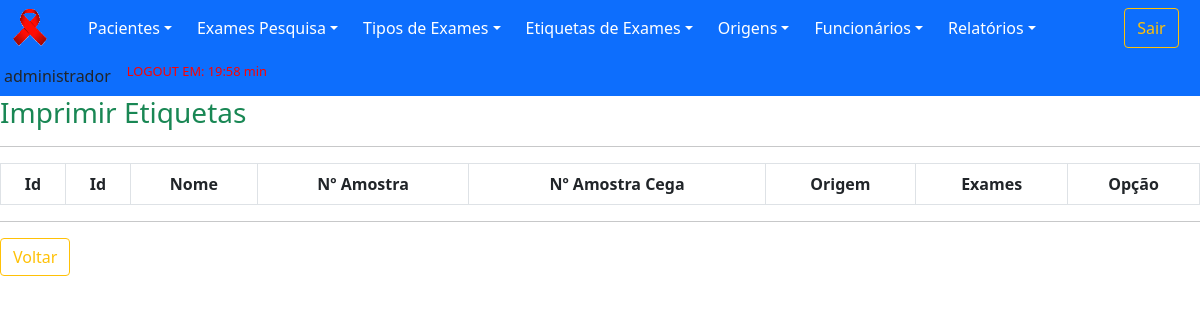
Before: /views/etiquetasImprimir.php (signed in) with the older database file.
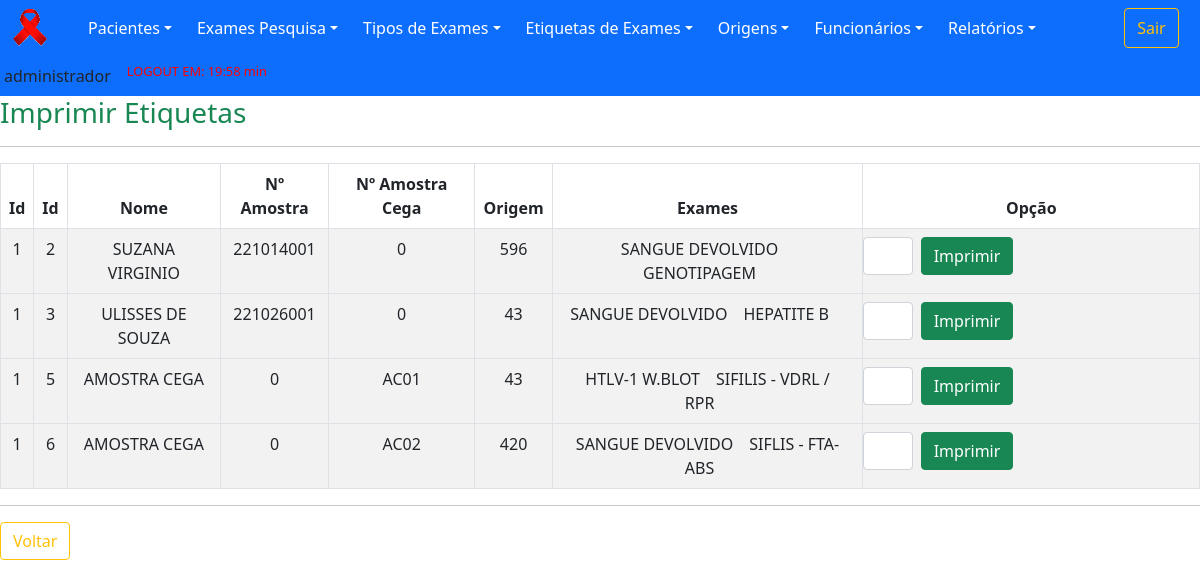
After: the same page with the newer database file.
### tables this page shows
CREATE TABLE `examesSolicitados` (
  `idExamesSolicitados` int(11) NOT NULL,
  `numAmostra` int(11) DEFAULT NULL,
  `numAmostraCega` varchar(100) DEFAULT NULL,
  `dataCadastroE` date DEFAULT NULL,
  `horaCadastro` time DEFAULT NULL,
  `dataAmostra` date DEFAULT NULL,
  `tiposExames` varchar(255) DEFAULT NULL,
  `idFuncionario` int(11) DEFAULT NULL,
  `idPaciente` int(11) DEFAULT NULL,
  `idOrigem` int(11) DEFAULT NULL,
  `imprimir` int(11) DEFAULT NULL
);

CREATE TABLE `paciente` (
  `idPaciente` int(11) NOT NULL,
  `nomePaciente` varchar(60) DEFAULT NULL,
  `prontuario` varchar(30) DEFAULT NULL,
  `gestante` varchar(3) DEFAULT NULL,
  `numSus` varchar(30) DEFAULT NULL,
  `cpf` varchar(15) DEFAULT NULL,
  `sexo` varchar(15) DEFAULT NULL,
  `identidade` varchar(20) DEFAULT NULL,
  `orgaoEmissor` varchar(15) DEFAULT NULL,
  `naturalidade` varchar(30) DEFAULT NULL,
  `nacionalidade` varchar(30) DEFAULT NULL,
  `dataCadastroP` date DEFAULT NULL,
  `idFuncionario` int(11) DEFAULT NULL,
  `dataAltCad` date DEFAULT NULL,
  `idFuncionarioAlt` int(11) DEFAULT NULL
);

CREATE TABLE `origem` (
  `idOrigem` int(11) NOT NULL,
  `descricao` varchar(255) DEFAULT NULL,
  `cap` varchar(10) DEFAULT NULL,
  `numOrigem` int(11) DEFAULT NULL,
  `statusOrigem` varchar(8) DEFAULT NULL
);

CREATE TABLE `tipoExames` (
  `idTipoExames` int(11) NOT NULL,
  `tipoExame` varchar(255) DEFAULT NULL,
  `statusExame` varchar(8) DEFAULT NULL
);

### dao/DAO-sistemaCihiv.php (called while the page is built, shortened)
<?php
    class SistemaDAO
        {
            public function PesquisaDados($nomeTabela,$dado,$valor)
                {
                    $conn = Database::connect();
                    $conn->exec('SET CHARACTER SET utf8');
                    $sql = "SELECT * FROM $nomeTabela WHERE $dado = '$valor'";
                    try
                        {
                            $listar = $conn->query($sql);
                            $buscar = $listar->fetchAll(PDO::FETCH_OBJ);
                            $numRows = $listar->rowCount();
                        }
                    catch (PDOException $exc)
                        {
                            $buscar = $exc->getTraceAsString();
                        }
                    return $buscar;
                }
            public function ImprimirEtiquetas($idFuncionario)
                {
                    $conn = Database::connect();
                    $conn->exec('SET CHARACTER SET utf8');
                    $sql = "SELECT * FROM examesSolicitados e, paciente p, origem o
                    WHERE e.idFuncionario = '$idFuncionario'
                    AND e.imprimir = 0
                    AND p.idPaciente = e.idPaciente
                    AND o.idOrigem = e.idOrigem
                    GROUP BY e.idExamesSolicitados";
                    try
                        {
                            $listar = $conn->query($sql);
                            $buscar = $listar->fetchAll(PDO::FETCH_OBJ);
                            $numRows = $listar->rowCount();
                        }
                    catch (PDOException $exc)
                        {
                            $buscar = $exc->getTraceAsString();
                        }
                    return $buscar;
                }
        }
?>

### views/etiquetasImprimir.php (the view, shortened to what the changed rows need)
<?php
	include "../template/menuPrincipal.php";
    include "../dao/DAO-sistemaCihiv.php";
?>
        <div cIlass="container">
            <div id="page-content-wrapper">
				<div class="panel-content">
					<div class="col-md-12">
                        <table class="table table-striped table-bordered table-condensed">
                            <thead>
                                <tr>
                                    <th>Id</th>
                                    <th>Id</th>
                                    <th>Nome</th>
                                    <th>Nº Amostra</th>
                                    <th>Nº Amostra Cega</th>
                                    <th>Origem</th>
                                    <th>Exames</th>
                                    <th>Opção</th>
                                </tr>
                            </thead>
                            <tbody>
                                <?php
                                    require_once '../dao/DAO-sistemaCihiv.php';
                                    $origemDAO = new SistemaDAO();
                                    foreach($origemDAO->ImprimirEtiquetas($_SESSION['idFuncionario']) as $resp)
                                        {
                                            ?>
                                                <tr>
                                                    <td><?php echo $idFuncionario = $resp->idFuncionario;?></td>
                                                    <td><?php echo $idExamesSolicitados = $resp->idExamesSolicitados;?></td>
                                                    <td><?php echo $nomePaciente = $resp->nomePaciente;?></td>
                                                    <td><?php echo $numAmostra = $resp->numAmostra;?></td>
                                                    <td><?php echo $numAmostraCega = $resp->numAmostraCega;?></td>
                                                    <td><?php echo $numOrigem = $resp->numOrigem;?></td>
                                                    <td>
                                                        <?php
                                                            $tiposExames = $resp->tiposExames;
                                                            $tiposExames =  unserialize($tiposExames);
                                                            $t = sizeof($tiposExames);
                                                            for ($i = 0; $i < $t; $i++)
                                                                {
                                                                    $id = $tiposExames[$i];
                                                                    $nomeTabela3 = "tipoExames";
                                                                    $dado3 = "idTipoExames";
                                                                    $exame1DAO = new SistemaDAO();
                                                                    foreach ($exame1DAO->PesquisaDados($nomeTabela3,$dado3,$id) as $resp)
                                                                        {
                                                                            echo $tipoExame = $resp->tipoExame . "&emsp;";
                                                                        }
                                                                }
                                                        ?>
                                                    </td>
                                                    <td>
                                                        <form action="../controllers/etiquetasImprimir.php?action=1&id=<?php echo $idExamesSolicitados; ?>" method="POST">
                                                            <div class="row">
                                                                <div class="col px-md-1 col-md-2">
                                                                    <input type="text"  class="form-control" name="quantidade" >
                                                                </div>
                                                                <div class="col px-md-1 col-md-2">
                                                                    <button type="submit" class="btn btn-success">Imprimir</button>
                                                                </div>
                                                            </div>
                                                        </form>
                                                    </td>
                                                <tr>
                                            <?php
                                        }
                                ?>
                            </tbody>
                        </table>
					</div>
                </div>
            </div>
		</div>
    </body>
</html>

Changed rows visible on the page:
added examessolicitados: idPaciente.idFuncionario "1", idExamesSolicitados "2", idPaciente.nomePaciente "SUZANA VIRGINIO", numAmostra "221014001", numAmostraCega "0", idOrigem.numOrigem "596"
now on this page (row edited): tipoexames: tipoExame "SANGUE DEVOLVIDO"
now on this page (row edited): tipoexames: tipoExame "GENOTIPAGEM"
added examessolicitados: idPaciente.idFuncionario "1", idExamesSolicitados "3", idPaciente.nomePaciente "ULISSES DE SOUZA", numAmostra "221026001", numAmostraCega "0", idOrigem.numOrigem "43"
now on this page (row unchanged): tipoexames: tipoExame "HEPATITE B"
added examessolicitados: idPaciente.idFuncionario "1", idExamesSolicitados "5", idPaciente.nomePaciente "AMOSTRA CEGA", numAmostra "0", numAmostraCega "AC01", idOrigem.numOrigem "43"
now on this page (row unchanged): tipoexames: tipoExame "HTLV-1 W.BLOT"
now on this page (row unchanged): tipoexames: tipoExame "SIFILIS - VDRL / RPR"
added examessolicitados: idPaciente.idFuncionario "1", idExamesSolicitados "6", idPaciente.nomePaciente "AMOSTRA CEGA", numAmostra "0", numAmostraCega "AC02", idOrigem.numOrigem "420"
now on this page (row unchanged): tipoexames: tipoExame "SIFLIS - FTA-ABS"
